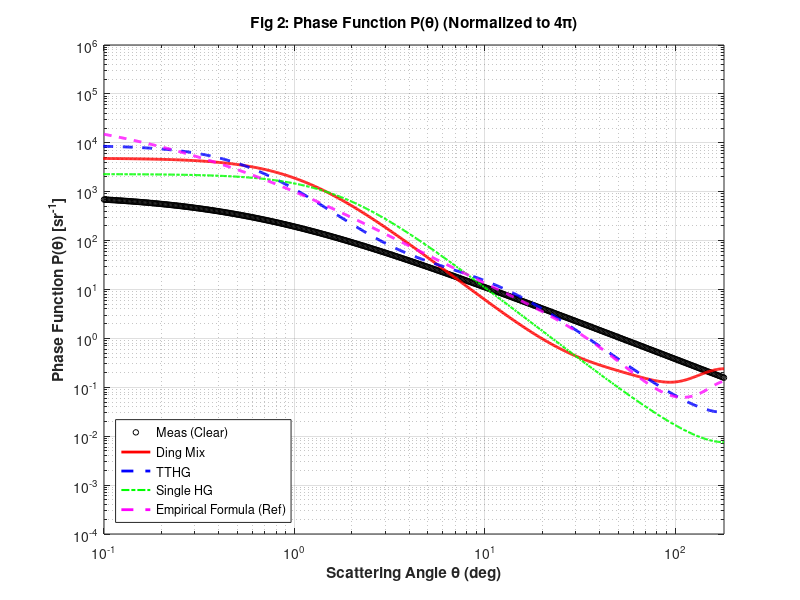
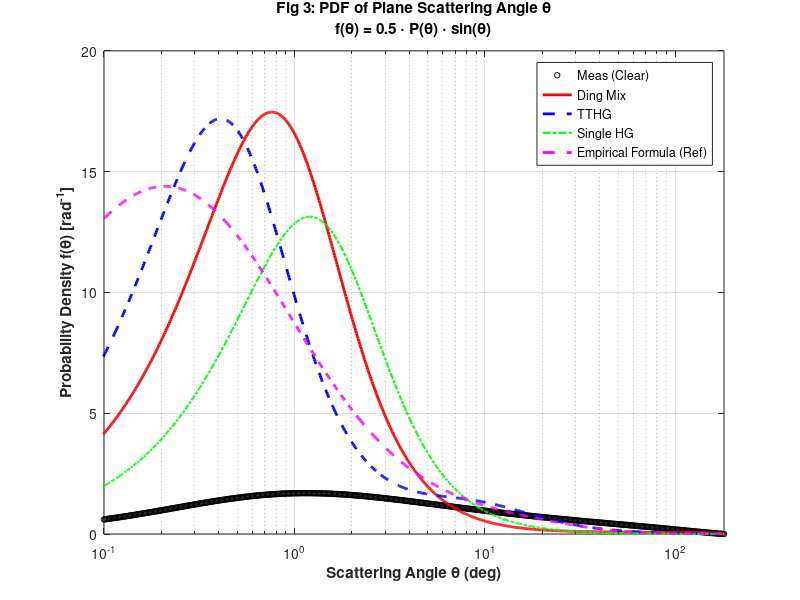

The MATLAB source for these figures, in order:
%% Compare_All_Models_Full_Analysis.m
% 功能：
% Figure 1: 展示 Petzold 三类典型海水的 VSF 实测数据
% Figure 2: 展示相函数 P(theta) 的形状对比 (归一化为 4pi)
% Figure 3: 展示散射角 theta 的概率密度函数 PDF (考虑几何权重 sin(theta))

% Volume scattering functions for selected ocean waters petzold原始数据出处论文
% 作者: Vladimir I. Haltrin (美国海军研究实验室, Naval Research Laboratory)
% 机构: Scripps Institution of Oceanography (SIO), San Diego, CA.
% 编号: SIO Ref. 72-78.
% 年份: 1972

% 论文标题: "Theoretical and empirical phase functions for Monte Carlo calculations of light scattering in seawater"
% 发表出处: Proceedings of SPIE, Vol. 2963, Ocean Optics XIII (1997).
% 拟合公式出处

clc; clear; close all;
%% ================= [新增] Petzold 经验公式生成模块 =================
% 说明：基于 Mobley/Haltrin 经验公式生成 Petzold 标准水质数据
% 目的：作为标准参考曲线 (Ref)，不依赖外部 .mat 文件

% 1. 生成角度向量 (0.1度到180度)
theta_deg_emp = logspace(log10(0.1), log10(180), 1000); 
theta_rad_emp = theta_deg_emp * pi / 180;

% 2.1 定义 Petzold 经验参数(请选择一种水质，注释掉其他)
% petzold在514nm下的实测值的经验拟合

% --- 选项 A: Clear Ocean (清洁大洋, Station 2040) ---
% 特征：衰减小，前向峰值极尖锐，适合验证深海通信
c_e = 0.1514; 
a_e = 0.114; 

% --- 选项 B: Coastal Ocean (近岸海水) ---
% 特征：散射增强，浑浊度中等
% c_e = 0.398;
% a_e = 0.179;

% --- 选项 C: Turbid Harbor (浑浊港口) ---
% 特征：极度浑浊，散射系数 b 很大 (>1.8)，通信距离极短
% c_e = 2.190;
% a_e = 0.366;

% 2.2 利用 Solonenko (2015) 的 Jerlov 参数 + Haltrin (1999) 的经验公式
% 目的：生成特定 Jerlov 水质在 532nm 下的参考相函数

% 2.2.1. 定义 Jerlov 水质参数 (532 nm, 插值结果)
% 请根据需要取消注释某一行

% --- Oceanic Types (大洋水) ---
% Jerlov_Type = 'I';   c_j = 0.0524; b_j = 0.0020; % 极纯净
% Jerlov_Type = 'IA';  c_j = 0.0550; b_j = 0.0039;
% Jerlov_Type = 'IB';  c_j = 0.1069; b_j = 0.0557; % 普通大洋
% Jerlov_Type = 'II';  c_j = 0.4301; b_j = 0.3789;
% Jerlov_Type = 'III'; c_j = 1.0922; b_j = 1.0376;

% --- Coastal Types (近岸水) ---
% Jerlov_Type = '1C';  c_j = 0.4568; b_j = 0.3866;
% Jerlov_Type = '5C';  c_j = 1.5334; b_j = 1.4092; % 典型浑浊近岸
% Jerlov_Type = '9C';  c_j = 3.7142; b_j = 3.3072; % 极浑浊

% ==========================================================
% 3.1 petzold自动计算多项式系数
b_e = c_e - a_e;      % 计算散射系数 b
albedo_e = b_e / c_e; % 计算单次散射反照率 w0

% % 3.2 jerlov经验拟合，3.1和3.2只能同时开一个
% b_e = b_j;      
% c_e = c_j;      
% albedo_e = b_e / c_e; % 单次散射反照率 omega_0

% Haltrin (1997) 经验参数计算
% 需要注意，后来发现haltrin经验公式只适用于清澈海水的拟合，太坑了
q_e = 2.598 + 17.748*sqrt(b_e) - 16.722*b_e + 5.932*b_e*sqrt(b_e);
k1 = 1.188 - 0.688*albedo_e;
k2 = 0.1 * (3.07 - 1.90*albedo_e);
k3 = 0.01 * (4.58 - 3.02*albedo_e);
k4 = 0.001 * (3.24 - 2.25*albedo_e);
k5 = 0.0001 * (0.84 - 0.61*albedo_e);

% 4. 计算 VSF (体散射函数)
t = theta_deg_emp; % 角度制输入
term = 1 + (-1)^1*k1*t.^0.5 + (-1)^2*k2*t.^1.0 + (-1)^3*k3*t.^1.5 + ...
       (-1)^4*k4*t.^2.0 + (-1)^5*k5*t.^2.5;
VSF_emp = exp(q_e * term);

% 5. 计算 P (相函数) 和 PDF
% 归一化积分
b_calc_emp = 2 * pi * trapz(theta_rad_emp, VSF_emp .* sin(theta_rad_emp));
P_emp = 4 * pi * VSF_emp / b_calc_emp; % 相函数 P(theta)

% 计算 PDF (用于图3)
PDF_emp = 0.5 * P_emp .* sin(theta_rad_emp);

% 补全 0 点 (优化绘图效果)
theta_deg_emp_ext = [0, theta_deg_emp];
PDF_emp_ext = [0, PDF_emp];

fprintf('[系统信息] 经验数据已生成 | 模式: c=%.3f, b=%.3f\n', c_e, b_e);
%% ================== 第一部分：加载与预处理数据 ==================
if exist('petzold_ocean.mat', 'file')
    load('petzold_ocean.mat');
    % Col 1: Angle(rad), Col 2: Harbor, Col 3: Coastal, Col 4: Clear
    theta_rad_meas = petzold_ocean(:, 1); 
    theta_deg_meas = theta_rad_meas * 180 / pi;
    
    vsf_harbor  = petzold_ocean(:, 2);
    vsf_coastal = petzold_ocean(:, 3);
    vsf_clear   = petzold_ocean(:, 4);
    
    data_loaded = true;
else
    warning('未找到 petzold_ocean.mat，使用模拟数据代替。');
    theta_deg_meas = logspace(log10(0.1), log10(180), 500)';
    theta_rad_meas = theta_deg_meas * pi / 180;
    % 简单模拟 Clear Ocean 数据
    vsf_clear = 0.1 ./ (theta_rad_meas + 0.01).^1.5; 
    vsf_harbor = []; vsf_coastal = [];
    data_loaded = false;
end

%% ================== 第二部分：绘制图1 - VSF 对比 ==================
if data_loaded
    figure('Name', 'Fig1: Petzold VSF', 'Position', [50, 100, 600, 500], 'Color', 'w');
    loglog(theta_deg_meas, vsf_harbor, 's-', 'Color', [0.8 0.4 0], 'LineWidth', 1.5, 'MarkerSize', 5, 'DisplayName', 'Turbid Harbor');
    hold on;
    loglog(theta_deg_meas, vsf_coastal, '^-', 'Color', [0 0.6 0.2], 'LineWidth', 1.5, 'MarkerSize', 5, 'DisplayName', 'Coastal Ocean');
    loglog(theta_deg_meas, vsf_clear,   'o-', 'Color', [0 0.4 0.8], 'LineWidth', 1.5, 'MarkerSize', 5, 'DisplayName', 'Clear Ocean');
    hold on;
    loglog(theta_deg_emp, VSF_emp, 'm--', 'LineWidth', 2, 'DisplayName', 'Empirical Formula (Ref)');
    grid on;
    xlabel('Scattering Angle \theta (deg)', 'FontWeight', 'bold');
    ylabel('VSF \beta(\theta) [m^{-1} sr^{-1}]', 'FontWeight', 'bold');
    title('Fig 1: Volume Scattering Function (VSF)');
    legend('Location', 'SouthWest');
    xlim([0.1, 180]); axis tight;
end

%% ================== 第三部分：模型定义与计算 ==================

% 1. 实测数据归一化
% 计算散射系数 b (用于将 VSF 转为 P)
b_meas = 2 * pi * trapz(theta_rad_meas, vsf_clear .* sin(theta_rad_meas));
P_meas = 4 * pi * vsf_clear / b_meas; % 相函数 P(theta)

% 2. 模型函数定义
P_HG = @(mu, g) (1 - g^2) ./ (1 + g^2 - 2*g*mu).^(1.5);
P_Ray_Gen = @(mu, gamma) (3 ./ (4*(1+2*gamma))) .* ( (1+3*gamma) + (1-gamma).*mu.^2 );
P_GHG = @(mu, g, f) (1 - g^2) .* ( ...
    1 ./ (1 + g^2 - 2*g*mu).^(1.5) + ...
    f .* 0.5 .* (3*mu.^2 - 1) ./ (1 + g^2).^(1.5) ...
);

Model_Ding = @(theta, w_mie, gamma, g_mie, f_mie) ...
    (1 - w_mie) * P_Ray_Gen(cos(theta), gamma) + ...
    w_mie * P_GHG(cos(theta), g_mie, f_mie);

Model_TTHG = @(theta, alpha, g1, g2) ...
    alpha * P_HG(cos(theta), g1) + (1 - alpha) * P_HG(cos(theta), g2);

Model_SingleHG = @(theta, g) P_HG(cos(theta), g);

% 3. 参数设置 (Clear Ocean 0-180度拟合参数)
% Ding et al. (0.1-180度 修正)
w_mie_ding = 0.8440;
gamma_ding = 0.017;
g_ding     = 0.9814;
f_ding     = 0.49;  % 更大的 f 值以修正背向

% Single HG
g_single   = 0.9707;

% TTHG (0.1-180度)
alpha_tthg = 0.4437;
g1_tthg    = 0.9900;
g2_tthg    = 0.8232;

% 4. 计算绘图数据
theta_deg_plot = logspace(log10(0.01), log10(180), 1000); % 0.1 到 180度
theta_rad_plot = theta_deg_plot * pi / 180;

P_fit_Ding   = Model_Ding(theta_rad_plot, w_mie_ding, gamma_ding, g_ding, f_ding);
P_fit_TTHG   = Model_TTHG(theta_rad_plot, alpha_tthg, g1_tthg, g2_tthg);
P_fit_Single = Model_SingleHG(theta_rad_plot, g_single);

%% ================== 第四部分：绘制图2 - 相函数 P(theta) ==================
figure('Name', 'Fig2: Phase Function', 'Position', [660, 100, 600, 500], 'Color', 'w');

loglog(theta_deg_meas, P_meas, 'ko', 'MarkerSize', 4, 'DisplayName', 'Meas (Clear)'); hold on;
loglog(theta_deg_plot, P_fit_Ding, 'r-', 'LineWidth', 2, 'DisplayName', 'Ding Mix');
loglog(theta_deg_plot, P_fit_TTHG, 'b--', 'LineWidth', 2, 'DisplayName', 'TTHG');
loglog(theta_deg_plot, P_fit_Single, 'g-.', 'LineWidth', 1.5, 'DisplayName', 'Single HG');
loglog(theta_deg_emp, P_emp, 'm--', 'LineWidth', 2, 'DisplayName', 'Empirical Formula (Ref)');
% xline(90, 'k:', 'LineWidth', 1.5, 'DisplayName', 'Fit Range');
grid on;
xlabel('Scattering Angle \theta (deg)', 'FontWeight', 'bold');
ylabel('Phase Function P(\theta) [sr^{-1}]', 'FontWeight', 'bold');
title('Fig 2: Phase Function P(\theta) (Normalized to 4\pi)');
legend('Location', 'SouthWest');
xlim([0.1, 180]); ylim([1e-4, 1e6]);

%% ================== 第五部分：绘制图3 - 散射角 PDF f(theta) ==================
% 公式: f(theta) = 0.5 * P(theta) * sin(theta)

% 计算 PDF
PDF_meas   = 0.5 * P_meas .* sin(theta_rad_meas);
PDF_Ding   = 0.5 * P_fit_Ding .* sin(theta_rad_plot);
PDF_TTHG   = 0.5 * P_fit_TTHG .* sin(theta_rad_plot);
PDF_Single = 0.5 * P_fit_Single .* sin(theta_rad_plot);

figure('Name', 'Fig3: Scattering Angle PDF', 'Position', [360, 50, 600, 500], 'Color', 'w');

% 使用半对数坐标 (semilogx) 或 双对数 (loglog) 
% 这里推荐 semilogx，因为 PDF 值本身跨度不像 P 那么大 (sin压制了极值)
semilogx(theta_deg_meas, PDF_meas, 'ko', 'MarkerSize', 4, 'DisplayName', 'Meas (Clear)'); hold on;
semilogx(theta_deg_plot, PDF_Ding, 'r-', 'LineWidth', 2, 'DisplayName', 'Ding Mix');
semilogx(theta_deg_plot, PDF_TTHG, 'b--', 'LineWidth', 2, 'DisplayName', 'TTHG');
semilogx(theta_deg_plot, PDF_Single, 'g-.', 'LineWidth', 1.5, 'DisplayName', 'Single HG');
semilogx(theta_deg_emp_ext, PDF_emp_ext, 'm--', 'LineWidth', 2, 'DisplayName', 'Empirical Formula (Ref)');
grid on;
xlabel('Scattering Angle \theta (deg)', 'FontWeight', 'bold');
ylabel('Probability Density f(\theta) [rad^{-1}]', 'FontWeight', 'bold');
title({'Fig 3: PDF of Plane Scattering Angle \theta', 'f(\theta) = 0.5 \cdot P(\theta) \cdot sin(\theta)'});
legend('Location', 'NorthEast');
xlim([0.1, 180]); 

% 检查积分是否归一化 (Debug用)
integral_check = trapz(theta_rad_plot, PDF_Ding);
fprintf('Ding 模型 PDF 积分检查 (应接近1): %.4f\n', integral_check);
